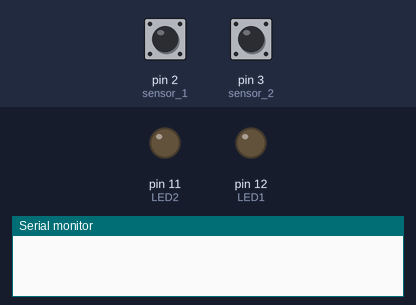
A sketch run on a simulated Arduino Uno, built with avr-gcc and run on an emulated ATmega328P. Parts: output pins drawn as LEDs (lit = HIGH), the last lines printed to the serial monitor. The test bench sets the inputs (shaded band); at power-on: pin 2 (sensor_1) HIGH, pin 3 (sensor_2) HIGH.

Above: at 1.2 s.
1.3 s: pin 2 (sensor_1) pulsed LOW 5 times (0.12 s each, 0.3 s apart)
At 3.7 s:
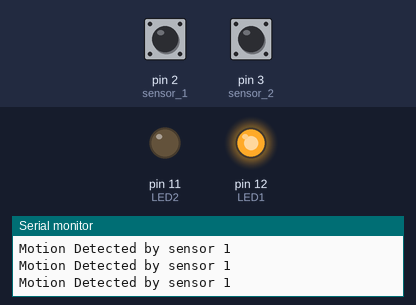
4.3 s: pin 3 (sensor_2) pulsed LOW 2 times (0.12 s each, 0.3 s apart)
At 4.57 s:
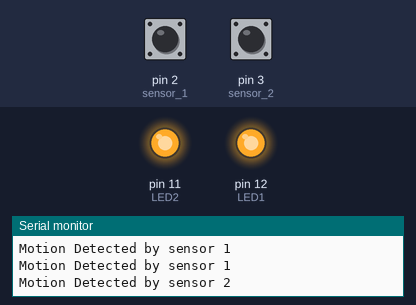
Timing chart, 0 to 7.3 s (numbered marks = the images above; inputs shaded):
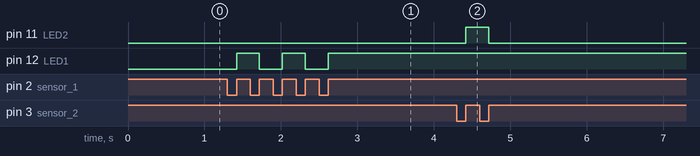

The sketch:

task1.3C.ino
```cpp
// C++ code
//
#define sensor_1 2
#define sensor_2 3

const byte LED1 = 12;
uint8_t motionState1 = LOW;

const byte LED2 = 11;
uint8_t motionState2 = LOW;


void setup()
{
  pinMode(sensor_1, INPUT_PULLUP);
  pinMode(sensor_2, INPUT_PULLUP);
  pinMode(LED1, OUTPUT);
  pinMode(LED2, OUTPUT);
  Serial.begin(9600);

  attachInterrupt(digitalPinToInterrupt(sensor_1), motionFound1, RISING);
  attachInterrupt(digitalPinToInterrupt(sensor_2), motionFound2, RISING);
}

void loop()
{

}

void motionFound1()
{

  motionState1 = !motionState1;

  digitalWrite(LED1, motionState1); // LED ON
  Serial.println("Motion Detected by sensor 1"); //message on serial monitor

}

void motionFound2()
{

  motionState2 = !motionState2;

  digitalWrite(LED2, motionState2); // LED ON
  Serial.println("Motion Detected by sensor 2"); //message on serial monitor

}
```

Measured:
- after the input at 1.3 s, pin 12 (LED1): alternates HIGH for 0.30 s and LOW for 0.30 s, 5 changes in all, then stays HIGH, starting after 0.12 s
- after the input at 4.3 s, pin 11 (LED2): LOW → HIGH after 0.12 s, → LOW 0.30 s later
